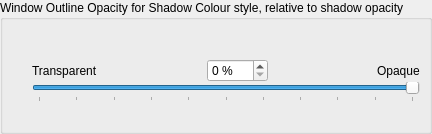
     <widget class="QWidget" name="shadowColorOpacityPage">
      <layout class="QVBoxLayout" name="verticalLayout_3">
       <property name="spacing">
        <number>0</number>
       </property>
       <property name="leftMargin">
        <number>0</number>
       </property>
       <property name="topMargin">
        <number>0</number>
       </property>
       <property name="rightMargin">
        <number>0</number>
       </property>
       <property name="bottomMargin">
        <number>0</number>
       </property>
       <item>
        <widget class="QGroupBox" name="groupBox">
         <property name="title">
          <string>Window Outline Opacity for Shadow Colour style, relative to shadow opacity</string>
         </property>
         <layout class="QVBoxLayout" name="verticalLayout_4">
          <item>
           <spacer name="verticalSpacer">
            <property name="orientation">
             <enum>Qt::Vertical</enum>
            </property>
            <property name="sizeType">
             <enum>QSizePolicy::Fixed</enum>
            </property>
            <property name="sizeHint" stdset="0">
             <size>
              <width>20</width>
              <height>30</height>
             </size>
            </property>
           </spacer>
          </item>
          <item>
           <layout class="QVBoxLayout" name="verticalLayout_2">
            <property name="spacing">
             <number>20</number>
            </property>
            <item>
             <layout class="QFormLayout" name="formLayout_2">
              <property name="verticalSpacing">
               <number>0</number>
              </property>
              <item row="0" column="1">
               <layout class="QHBoxLayout" name="horizontalLayout">
                <item>
                 <widget class="QLabel" name="_menuOpacityTransparentLabel">
                  <property name="text">
                   <string>Transparent</string>
                  </property>
                 </widget>
                </item>
                <item>
                 <spacer name="horizontalSpacer_9">
                  <property name="orientation">
                   <enum>Qt::Horizontal</enum>
                  </property>
                  <property name="sizeHint" stdset="0">
                   <size>
                    <width>40</width>
                    <height>20</height>
                   </size>
                  </property>
                 </spacer>
                </item>
                <item>
                 <widget class="QSpinBox" name="windowOutlineShadowColorOpacity_2">
                  <property name="suffix">
                   <string> %</string>
                  </property>
                  <property name="maximum">
                   <number>100</number>
                  </property>
                  <property name="value">
                   <number>0</number>
                  </property>
                 </widget>
                </item>
                <item>
                 <spacer name="horizontalSpacer_15">
                  <property name="orientation">
                   <enum>Qt::Horizontal</enum>
                  </property>
                  <property name="sizeHint" stdset="0">
                   <size>
                    <width>40</width>
                    <height>20</height>
                   </size>
                  </property>
                 </spacer>
                </item>
                <item>
                 <widget class="QLabel" name="_menuOpacityTransparentLabel_2">
                  <property name="text">
                   <string>Opaque</string>
                  </property>
                 </widget>
                </item>
               </layout>
              </item>
              <item row="1" column="1">
               <widget class="QSlider" name="windowOutlineShadowColorOpacity">
                <property name="minimum">
                 <number>0</number>
                </property>
                <property name="maximum">
                 <number>100</number>
                </property>
                <property name="singleStep">
                 <number>1</number>
                </property>
                <property name="pageStep">
                 <number>10</number>
                </property>
                <property name="value">
                 <number>100</number>
                </property>
                <property name="orientation">
                 <enum>Qt::Horizontal</enum>
                </property>
                <property name="invertedAppearance">
                 <bool>false</bool>
                </property>
                <property name="invertedControls">
                 <bool>false</bool>
                </property>
                <property name="tickPosition">
                 <enum>QSlider::TicksBelow</enum>
                </property>
                <property name="tickInterval">
                 <number>10</number>
                </property>
               </widget>
              </item>
             </layout>
            </item>
            <item>
             <spacer name="verticalSpacer_17">
              <property name="orientation">
               <enum>Qt::Vertical</enum>
              </property>
              <property name="sizeType">
               <enum>QSizePolicy::Expanding</enum>
              </property>
              <property name="sizeHint" stdset="0">
               <size>
                <width>20</width>
                <height>20</height>
               </size>
              </property>
             </spacer>
            </item>
           </layout>
          </item>
         </layout>
        </widget>
       </item>
      </layout>
     </widget>
